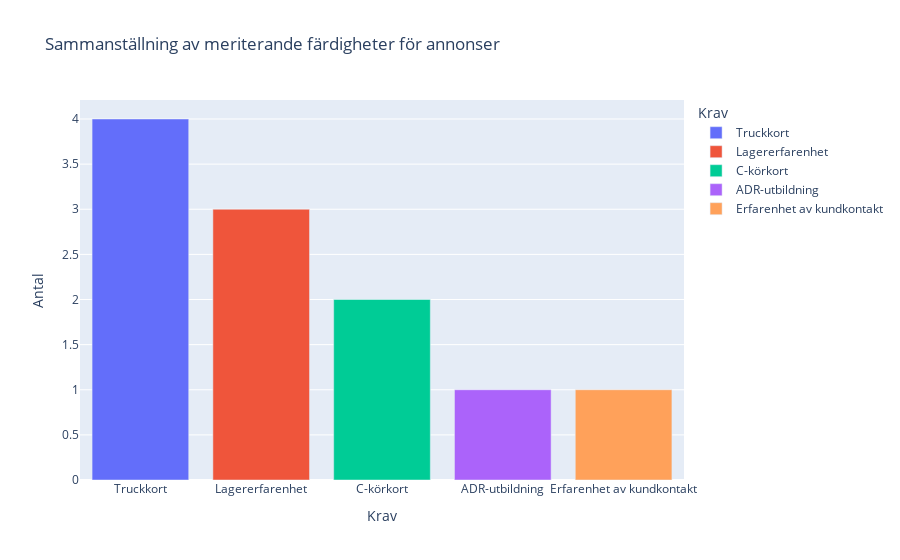

Notebook source saved alongside this figure:
### Code cell
print(summary)
fig1 = px.bar(krav_df, x="Krav", y="Antal", title="Sammanställning av krav på färdigheter för annonser", color="Antal", color_continuous_scale="Teal")
fig2 = px.bar(merit_df, x="Krav", y="Antal", title="Sammanställning av meriterande färdigheter för annonser", color="Krav", color_continuous_scale=px.colors.sequential.thermal)
fig1.layout
fig1.show(), fig2.show()

### Figure 1 — Plotly figure (JSON) as saved in the notebook; plotly's stock layout.template omitted (floating-point values rounded to 4 significant figures)
{"data": [{"hovertemplate": "Krav=%{x}<br>Antal=%{y}<extra></extra>", "legendgroup": "Truckkort", "marker": {"color": "#636efa", "pattern": {"shape": ""}}, "name": "Truckkort", "orientation": "v", "showlegend": true, "textposition": "auto", "type": "bar", "x": ["Truckkort"], "xaxis": "x", "y": [4], "yaxis": "y"}, {"hovertemplate": "Krav=%{x}<br>Antal=%{y}<extra></extra>", "legendgroup": "Lagererfarenhet", "marker": {"color": "#EF553B", "pattern": {"shape": ""}}, "name": "Lagererfarenhet", "orientation": "v", "showlegend": true, "textposition": "auto", "type": "bar", "x": ["Lagererfarenhet"], "xaxis": "x", "y": [3], "yaxis": "y"}, {"hovertemplate": "Krav=%{x}<br>Antal=%{y}<extra></extra>", "legendgroup": "C-körkort", "marker": {"color": "#00cc96", "pattern": {"shape": ""}}, "name": "C-körkort", "orientation": "v", "showlegend": true, "textposition": "auto", "type": "bar", "x": ["C-körkort"], "xaxis": "x", "y": [2], "yaxis": "y"}, {"hovertemplate": "Krav=%{x}<br>Antal=%{y}<extra></extra>", "legendgroup": "ADR-utbildning", "marker": {"color": "#ab63fa", "pattern": {"shape": ""}}, "name": "ADR-utbildning", "orientation": "v", "showlegend": true, "textposition": "auto", "type": "bar", "x": ["ADR-utbildning"], "xaxis": "x", "y": [1], "yaxis": "y"}, {"hovertemplate": "Krav=%{x}<br>Antal=%{y}<extra></extra>", "legendgroup": "Erfarenhet av kundkontakt", "marker": {"color": "#FFA15A", "pattern": {"shape": ""}}, "name": "Erfarenhet av kundkontakt", "orientation": "v", "showlegend": true, "textposition": "auto", "type": "bar", "x": ["Erfarenhet av kundkontakt"], "xaxis": "x", "y": [1], "yaxis": "y"}], "layout": {"barmode": "relative", "legend": {"title": {"text": "Krav"}, "tracegroupgap": 0}, "title": {"text": "Sammanställning av meriterande färdigheter för annonser"}, "xaxis": {"anchor": "y", "categoryarray": ["Truckkort", "Lagererfarenhet", "C-körkort", "ADR-utbildning", "Erfarenhet av kundkontakt"], "categoryorder": "array", "domain": [0, 1], "title": {"text": "Krav"}}, "yaxis": {"anchor": "x", "domain": [0, 1], "title": {"text": "Antal"}}}}
